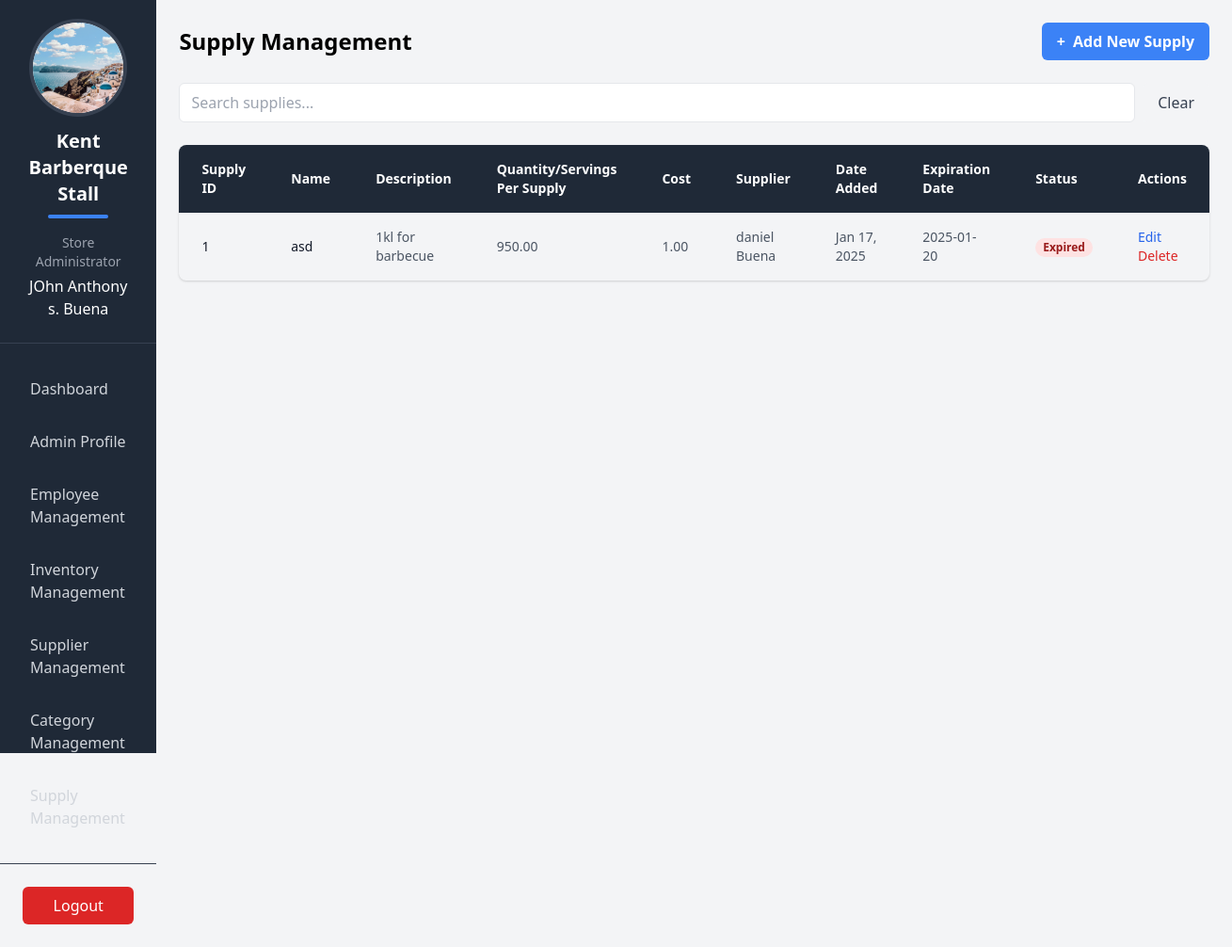
/manage_supplies (signed in), run on the app's committed database.
### TriadApp/models.py (models this page shows, shortened)
class Stall(models.Model):
    store_id = models.UUIDField(default=uuid.uuid4, editable=False, unique=True)
    name = models.CharField(max_length=255)
    logo = models.ImageField(upload_to='stall_logos/')
    contact_number = models.CharField(max_length=15)
    is_active = models.BooleanField(default=True)  # Add is_active field with default value True

class AdminProfile(models.Model):
    firstname = models.CharField(max_length=50)
    middle_initial = models.CharField(max_length=1, blank=True, null=True)
    lastname = models.CharField(max_length=50)
    age = models.IntegerField()
    birthdate = models.DateField()
    address = models.TextField()
    username = models.CharField(max_length=50, unique=True)
    email = models.EmailField(max_length=254, unique=True, default='', blank=True)
    password = models.CharField(max_length=100)
    contact_number = models.CharField(max_length=15)
    stall = models.ForeignKey('Stall', on_delete=models.CASCADE, related_name="admins", to_field='store_id')

class Supply(models.Model):
    STATUS_CHOICES = [
        ('good', 'Good'),
        ('expired', 'Expired')
    ]
    supply_id = models.CharField(max_length=50)
    name = models.CharField(max_length=255)
    description = models.CharField(max_length=50, blank=True, null=True)
    quantity = models.DecimalField(max_digits=10, decimal_places=2, default=0)
    cost = models.DecimalField(max_digits=10, decimal_places=2)
    date_added = models.DateField()
    expiration_date = models.DateField(null=True, blank=True)
    status = models.CharField(max_length=20, choices=STATUS_CHOICES, default='good')
    stall = models.ForeignKey('Stall', on_delete=models.CASCADE, related_name='supplies', to_field='store_id')
    supplier = models.ForeignKey('Supplier', on_delete=models.CASCADE, related_name='supplies')
    supplier_name = models.CharField(max_length=255, null=True, blank=True)
    created_at = models.DateTimeField(auto_now_add=True)
    updated_at = models.DateTimeField(auto_now=True)
    class Meta:
        unique_together = ['supply_id', 'stall']

class Supplier(models.Model):
    stall = models.ForeignKey(Stall, on_delete=models.CASCADE)
    firstname = models.CharField(max_length=100)
    middle_initial = models.CharField(max_length=1)
    lastname = models.CharField(max_length=100)
    contact_person = models.CharField(max_length=200)
    license_number = models.CharField(max_length=50, unique=True)
    address = models.TextField(max_length=50)
    contact_number = models.CharField(max_length=15)
    email_address = models.EmailField()
    contract_start_date = models.DateField()
    contract_end_date = models.DateField()

### TriadApp/stall_admins.py (the view, shortened to what this page needs)
# urls.py: path('manage_supplies', stall_admins.manage_supplies, name='manage_supplies'),
@admin_required
def manage_supplies(request):
    admin_id = request.session.get('admin_id')
    if not admin_id:
        return redirect('login')
    try:
        admin = AdminProfile.objects.get(id=admin_id)
        supplies = Supply.objects.filter(stall=admin.stall)
        suppliers = Supplier.objects.filter(stall=admin.stall)
        return render(request, 'TriadApp/admin/supply_management.html', {
            'supplies': supplies,
            'suppliers': suppliers,
            'admin': admin,
            'stall': admin.stall
        })
    except AdminProfile.DoesNotExist:
        return redirect('login')

### TriadApp/templates/TriadApp/admin/supply_management.html (shortened to what this page needs)
{% extends 'TriadApp/admin/admin.html' %}
{% block content %}
<div class="flex-1 p-6 h-screen">
    <div class="w-full mx-auto h-full flex flex-col">
        <div class="flex justify-between items-center mb-6">
            <h2 class="text-2xl font-bold">Supply Management</h2>
            <button onclick="openAddModal()"
                    class="bg-blue-500 hover:bg-blue-600 text-white font-semibold py-2 px-4 rounded-md flex items-center gap-2">
                <span>+</span> Add New Supply
            </button>
        </div>
        <form id="searchForm" class="flex gap-2 mb-6">
            <input type="text"
                   id="searchInput"
                   placeholder="Search supplies..."
                   class="flex-1 px-3 py-2 border rounded-md">
            <button type="button"
                    onclick="clearSearch()"
                    class="px-4 py-2 bg-gray-100 text-gray-700 rounded-md hover:bg-gray-200">
                Clear
            </button>
        </form>
        <div class="bg-white/80 rounded-lg overflow-hidden shadow">
            <table class="min-w-full">
                <thead>
                    <tr class="bg-gray-800 text-white">
                        <th class="px-6 py-4 text-left text-sm font-semibold">Supply ID</th>
                        <th class="px-6 py-4 text-left text-sm font-semibold">Name</th>
                        <th class="px-6 py-4 text-left text-sm font-semibold">Description</th>
                        <th class="px-6 py-4 text-left text-sm font-semibold">Quantity/Servings Per Supply</th>
                        <th class="px-6 py-4 text-left text-sm font-semibold">Cost</th>
                        <th class="px-6 py-4 text-left text-sm font-semibold">Supplier</th>
                        <th class="px-6 py-4 text-left text-sm font-semibold">Date Added</th>
                        <th class="px-6 py-4 text-left text-sm font-semibold">Expiration Date</th>
                        <th class="px-6 py-4 text-left text-sm font-semibold">Status</th>
                        <th class="px-6 py-4 text-left text-sm font-semibold">Actions</th>
                    </tr>
                </thead>
                <tbody class="divide-y divide-gray-100">
                    {% for supply in supplies %}
                    <tr class="hover:bg-gray-50">
                        <td class="px-6 py-4 text-sm text-gray-900">{{ supply.supply_id }}</td>
                        <td class="px-6 py-4 text-sm text-gray-900">{{ supply.name }}</td>
                        <td class="px-6 py-4 text-sm text-gray-600">{{ supply.description }}</td>
                        <td class="px-6 py-4 text-sm text-gray-600">{{ supply.quantity }}</td>
                        <td class="px-6 py-4 text-sm text-gray-600">{{ supply.cost }}</td>
                        <td class="px-6 py-4 text-sm text-gray-600">
                            <div>{{ supply.supplier.firstname }} {{ supply.supplier.lastname }}</div>
                        </td>
                        <td class="px-6 py-4 text-sm text-gray-600">{{ supply.date_added|date:"M d, Y" }}</td>
                        <td class="px-6 py-4 text-sm text-gray-600">{{ supply.expiration_date|date:"Y-m-d" }}</td>
                        <td class="px-6 py-4 text-sm">
                            <span class="px-2 inline-flex text-xs leading-5 font-semibold rounded-full
                                {% if supply.status == 'good' %}
                                    bg-green-100 text-green-800
                                {% else %}
                                    bg-red-100 text-red-800
                                {% endif %}">
                                {{ supply.get_status_display }}
                            </span>
                        </td>
                        <td class="px-6 py-4 text-sm">
                            <button onclick="openEditModal('{{ supply.id }}')"
                                    class="text-blue-600 hover:text-blue-700 font-medium mr-3">
                                Edit
                            </button>
                            <button onclick="confirmDelete('{{ supply.id }}', '{{ supply.name|escapejs }}')"
                                    class="text-red-600 hover:text-red-700 font-medium">
                                Delete
                            </button>
                        </td>
                    </tr>
                    {% empty %}
                    <tr>
                        <td colspan="8" class="px-6 py-4 text-center text-sm text-gray-500">
                            No supplies registered yet.
                        </td>
                    </tr>
                    {% endfor %}
                </tbody>
            </table>
        </div>
    </div>
</div>
{% endblock %}

### TriadApp/templates/TriadApp/admin/admin.html (shortened to what this page needs)
<!DOCTYPE html>
<html lang="en">
<head>
    <link href="https://cdn.jsdelivr.net/npm/tailwindcss@2.2.16/dist/tailwind.min.css" rel="stylesheet">
</head>
<body class="bg-gray-100">
    <div class="flex">
        <div class="w-64 h-screen bg-gray-800 text-white flex flex-col">
            <div class="p-6 border-b border-gray-700">
                <div class="flex justify-center mb-4">
                    <div class="w-24 h-24 rounded-full overflow-hidden bg-white ring-4 ring-gray-700">
                        {% if stall.logo %}
                            <img src="{{ stall.logo.url }}" alt="{{ stall.name }} Logo" class="w-full h-full object-cover">
                        {% else %}
                            <div class="w-full h-full flex items-center justify-center bg-gray-200">
                                <span class="text-gray-600 text-3xl font-bold">{{ stall.name|slice:":1" }}</span>
                            </div>
                        {% endif %}
                    </div>
                </div>
                <div class="text-center mb-4">
                    <h1 class="text-xl font-bold text-white">{{ stall.name }}</h1>
                    <div class="w-16 h-1 bg-blue-500 mx-auto mt-2 rounded-full"></div>
                </div>
                <div class="text-center">
                    <p class="text-gray-400 text-sm mb-1">Store Administrator</p>
                    <p class="text-white font-medium">
                        {{ admin.firstname }}
                        {% if admin.middle_initial %}
                            {{ admin.middle_initial }}.
                        {% endif %}
                        {{ admin.lastname }}
                    </p>
                </div>
            </div>
            <nav class="flex-1 py-6">
                <ul class="space-y-2">
                    <li>
                        <a href="{% url 'admin_dashboard' %}"
                           class="flex items-center px-6 py-3 text-gray-300 hover:bg-gray-700 hover:text-white transition-colors duration-200">
                            <span class="ml-2">Dashboard</span>
                        </a>
                    </li>
                    <li>
                        <a href="{% url 'admin_profile' %}"
                           class="flex items-center px-6 py-3 text-gray-300 hover:bg-gray-700 hover:text-white transition-colors duration-200">
                            <span class="ml-2">Admin Profile</span>
                        </a>
                    </li>
                    <li>
                        <a href="{% url 'add_employee' %}"
                           class="flex items-center px-6 py-3 text-gray-300 hover:bg-gray-700 hover:text-white transition-colors duration-200">
                            <span class="ml-2">Employee Management</span>
                        </a>
                    </li>
                    <li>
                        <a href="{% url 'manage_inventory' %}"
                           class="flex items-center px-6 py-3 text-gray-300 hover:bg-gray-700 hover:text-white transition-colors duration-200">
                            <span class="ml-2">Inventory Management</span>
                        </a>
                    </li>
                    <li>
                        <a href="{% url 'manage_suppliers' %}"
                           class="flex items-center px-6 py-3 text-gray-300 hover:bg-gray-700 hover:text-white transition-colors duration-200">
                            <span class="ml-2">Supplier Management</span>
                        </a>
                    </li>
                        <a href="{% url 'manage_categories' %}"
                           class="flex items-center px-6 py-3 text-gray-300 hover:bg-gray-700 hover:text-white transition-colors duration-200">
                            <span class="ml-2">Category Management</span>
                        </a>
                    <li>
                        <a href="{% url 'manage_supplies' %}"
                           class="flex items-center px-6 py-3 text-gray-300 hover:bg-gray-700 hover:text-white transition-colors duration-200">
                            <span class="ml-2">Supply Management</span>
                        </a>
                    </li>
                </ul>
            </nav>
            <div class="p-6 border-t border-gray-700">
                <a href="{% url 'logout' %}"
                   class="flex items-center justify-center px-4 py-2 bg-red-600 text-white rounded-md hover:bg-red-700 transition-colors duration-200">
                    <span>Logout</span>
                </a>
            </div>
        </div>
        <div class="flex-1 min-h-screen">
            {% block content %}{% endblock %}
        </div>
    </div>
</body>
</html>

### data on the page
Stall: logo (picture), name "Kent Barberque Stall"
AdminProfile: firstname "JOhn Anthony", middle_initial "s", lastname "Buena"
Supply: supply_id "1", name "asd", description "1kl for barbecue", quantity "950.00", cost "1.00", supplier.firstname "daniel", supplier.lastname "Buena", date_added "Jan 17, 2025", expiration_date "2025-01-20", status "Expired"
